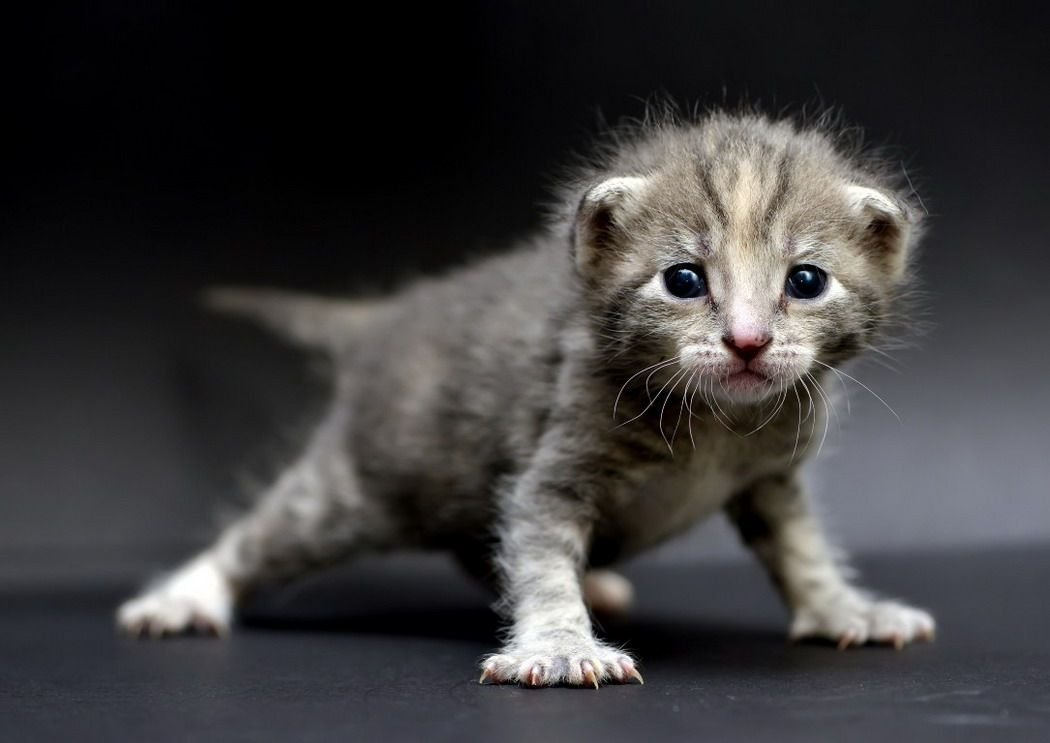
#> input picture nas/risunok5.jpeg, 1050 x 743 px, found by its file name
$ python z3.py
#> lines starting #> are read from the running program, lines starting #| are printed output that depends on the picture
from PIL import Image

image = Image.open('risunok5.jpeg')
#> image is the input picture: PIL image 1050x743 RGB; mean R, G, B 60.2, 58.9, 59.8
width, height = image.size
#> width = 1050; height = 743
pixels = image.load()
new_image = Image.new('RGB', (width, height))
#> new_image: PIL image 1050x743 RGB; every value is 0

# Проходимся по каждому пикселю и преобразуем его
for y in range(height):
    for x in range(width):
        r, g, b = pixels[x, y]
        # Находим максимальное и минимальное значение среди компонент пикселя
        max_value = max(r, g, b)
        min_value = min(r, g, b)
        # Записываем минимальное значение в красную компоненту, а максимальное в синюю
        new_color = (min_value, g, max_value)
        # Записываем преобразованный пиксель в новое изображение (переворачиваем по вертикали)
        new_image.putpixel((x, height - y - 1), new_color)
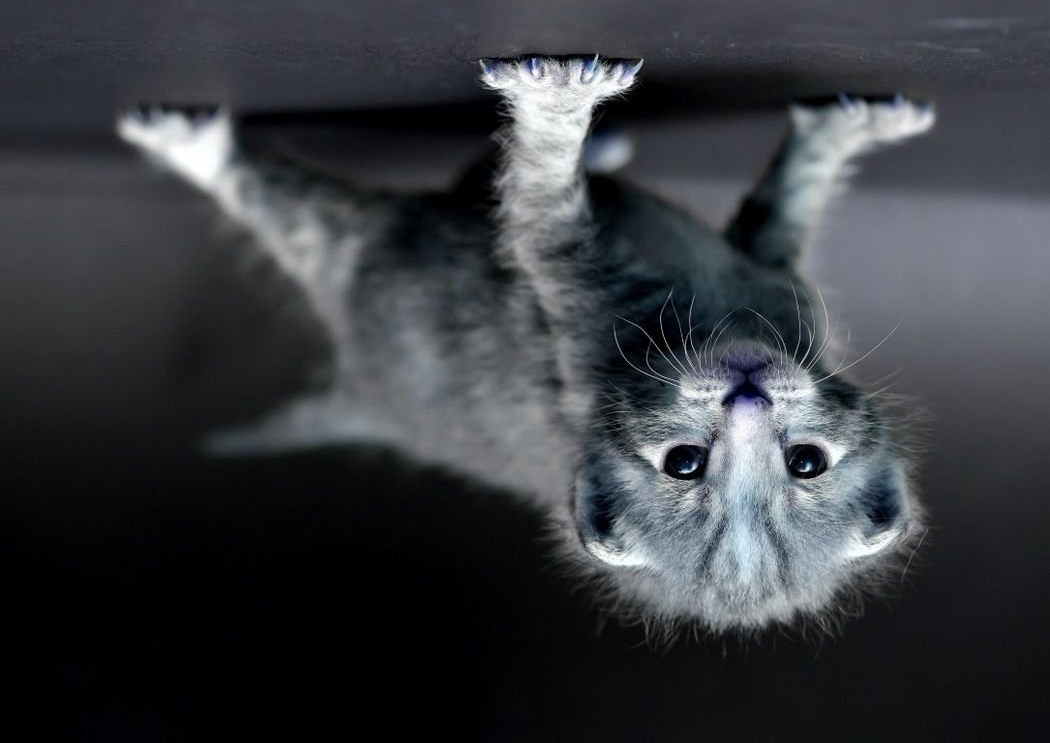
#> new_image: PIL image 1050x743 RGB; mean R, G, B 56.3, 58.9, 63.6

new_image.save('risunok6.jpg')
image.close()
new_image.close()

$ run again, with nas/risunok1.jpeg copied over nas/risunok5.jpeg
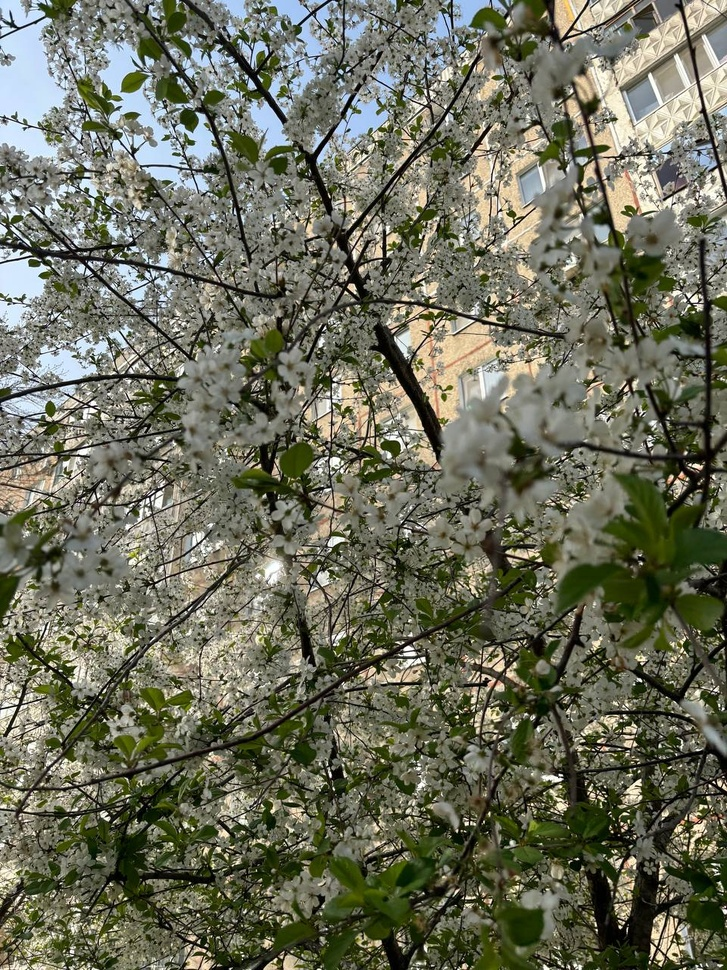
#> input picture nas/risunok1.jpeg, 727 x 970 px, shrunk from 960 x 1280 before the run, found by its file name
#> image is the input picture: PIL image 727x970 RGB; mean R, G, B 107.4, 109.2, 91.1
#> after the loop `for y in range(height):`:
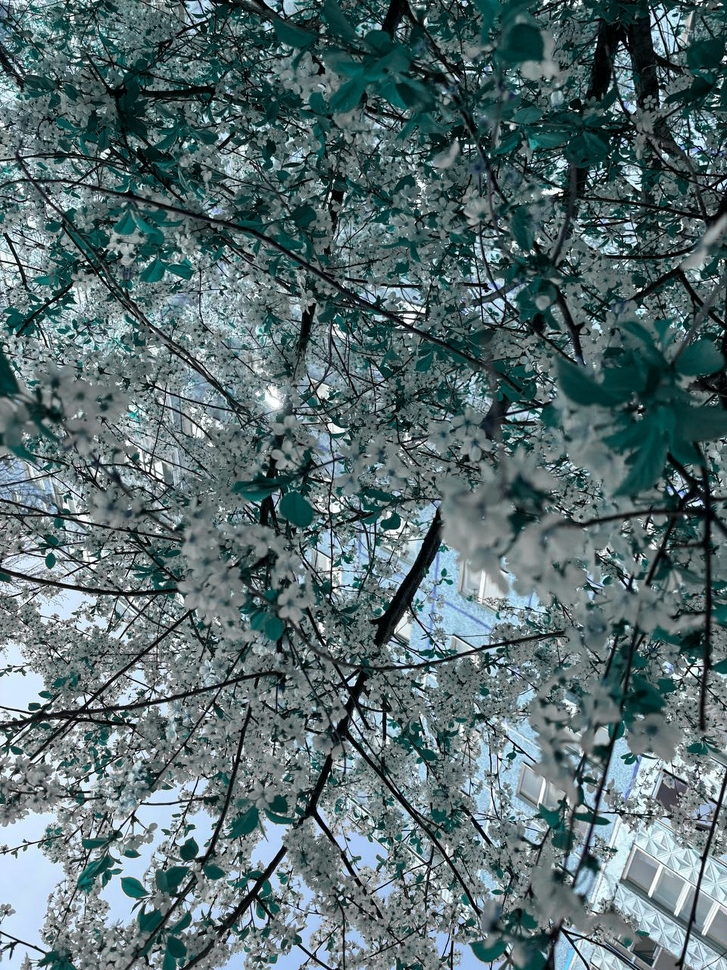
#> new_image: PIL image 727x970 RGB; mean R, G, B 88.6, 109.2, 112.5

$ run again, with nas/risunok3.jpg copied over nas/risunok5.jpeg
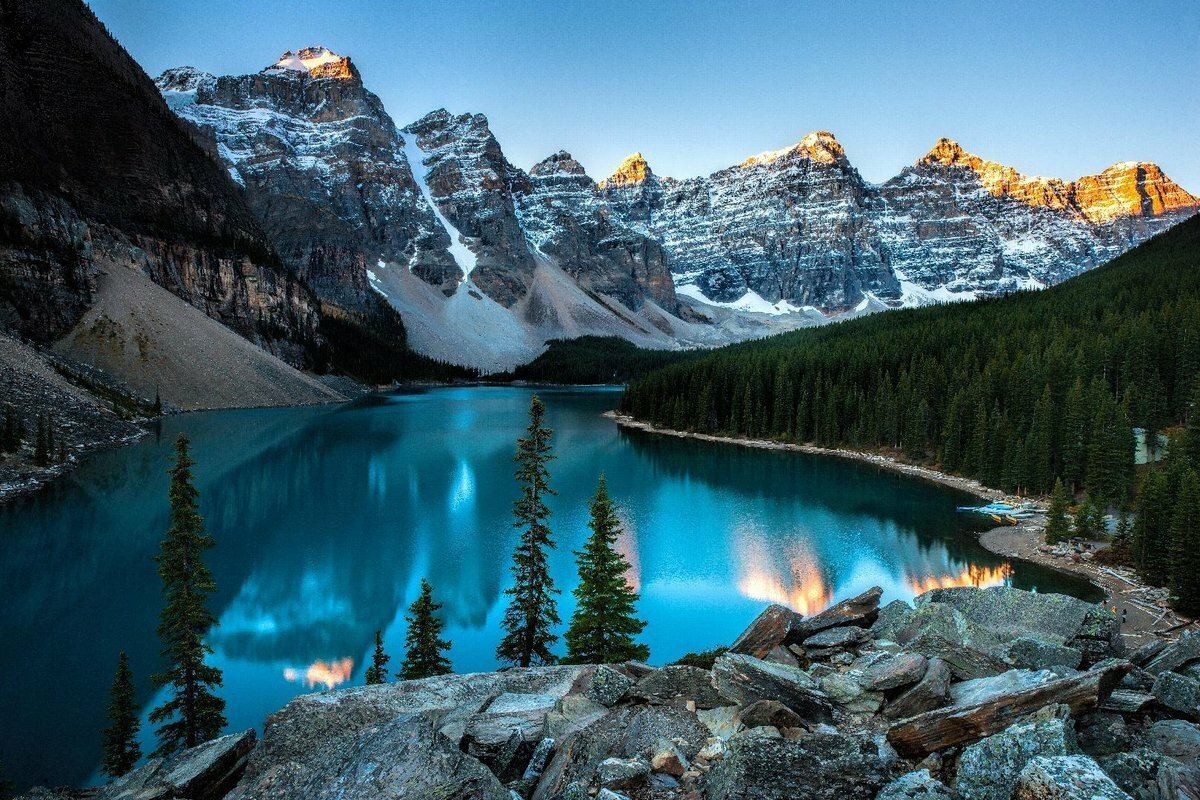
#> input picture nas/risunok3.jpg, 1200 x 800 px, found by its file name
#> image is the input picture: PIL image 1200x800 RGB; mean R, G, B 60.6, 94.6, 106.5
#> after the loop `for y in range(height):`:
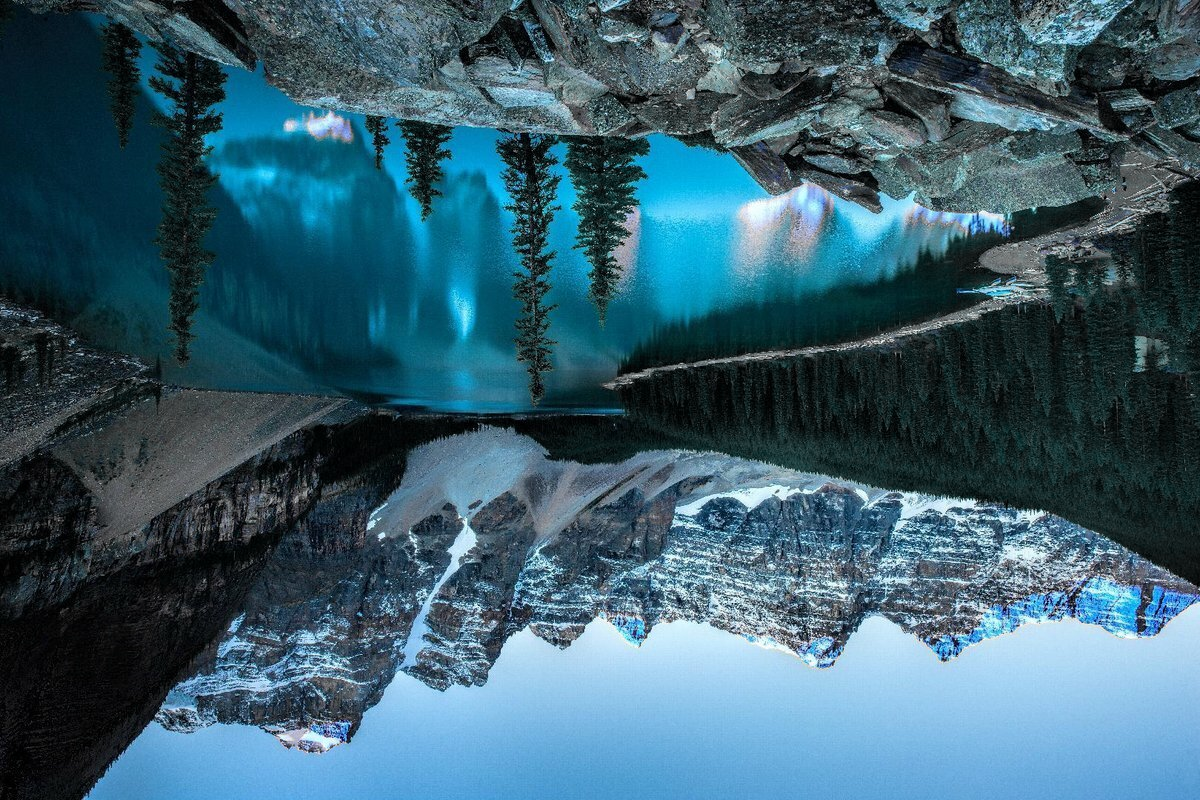
#> new_image: PIL image 1200x800 RGB; mean R, G, B 58.3, 94.6, 110.5
